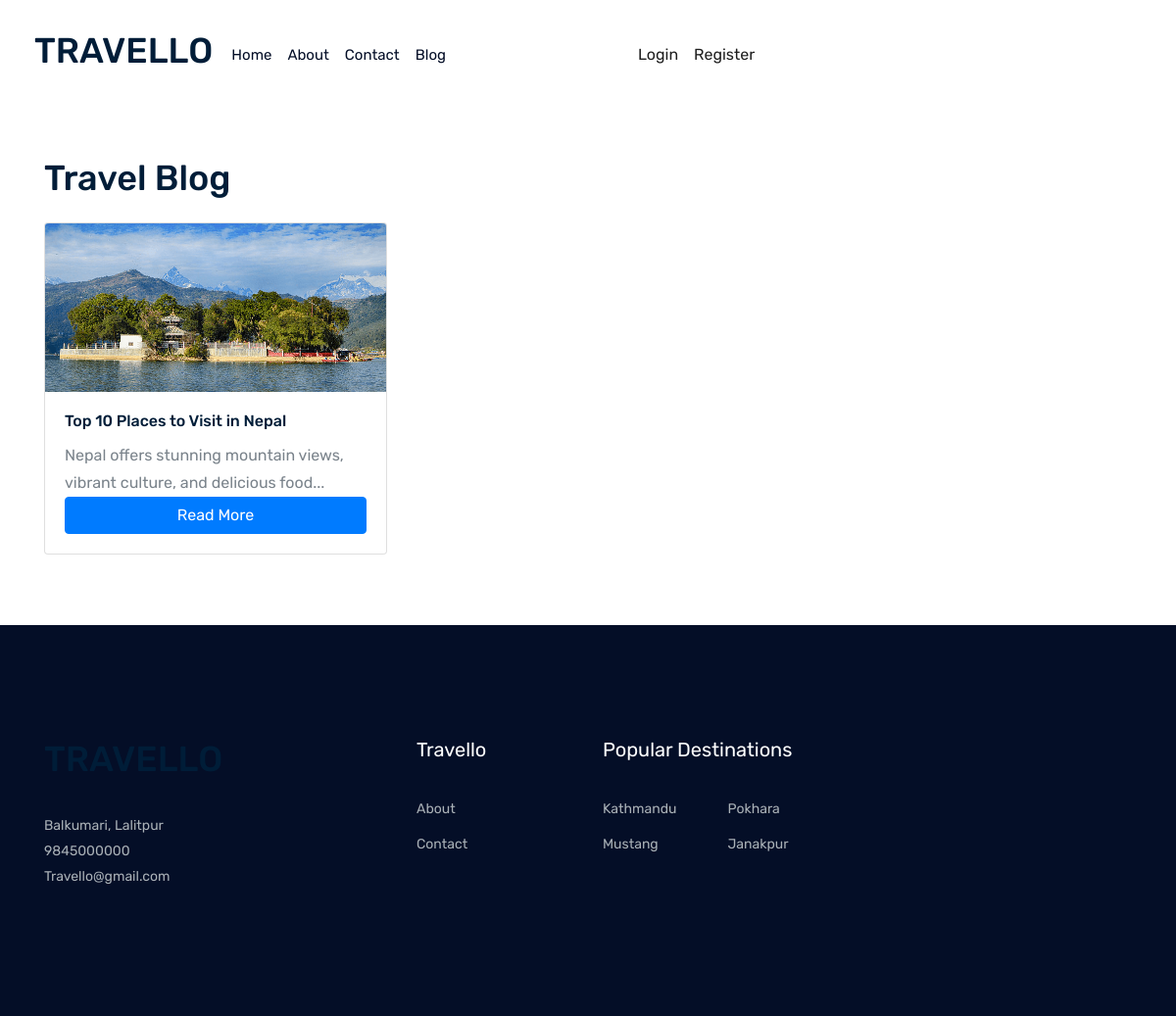
The page /blog/ on the database as committed earlier.
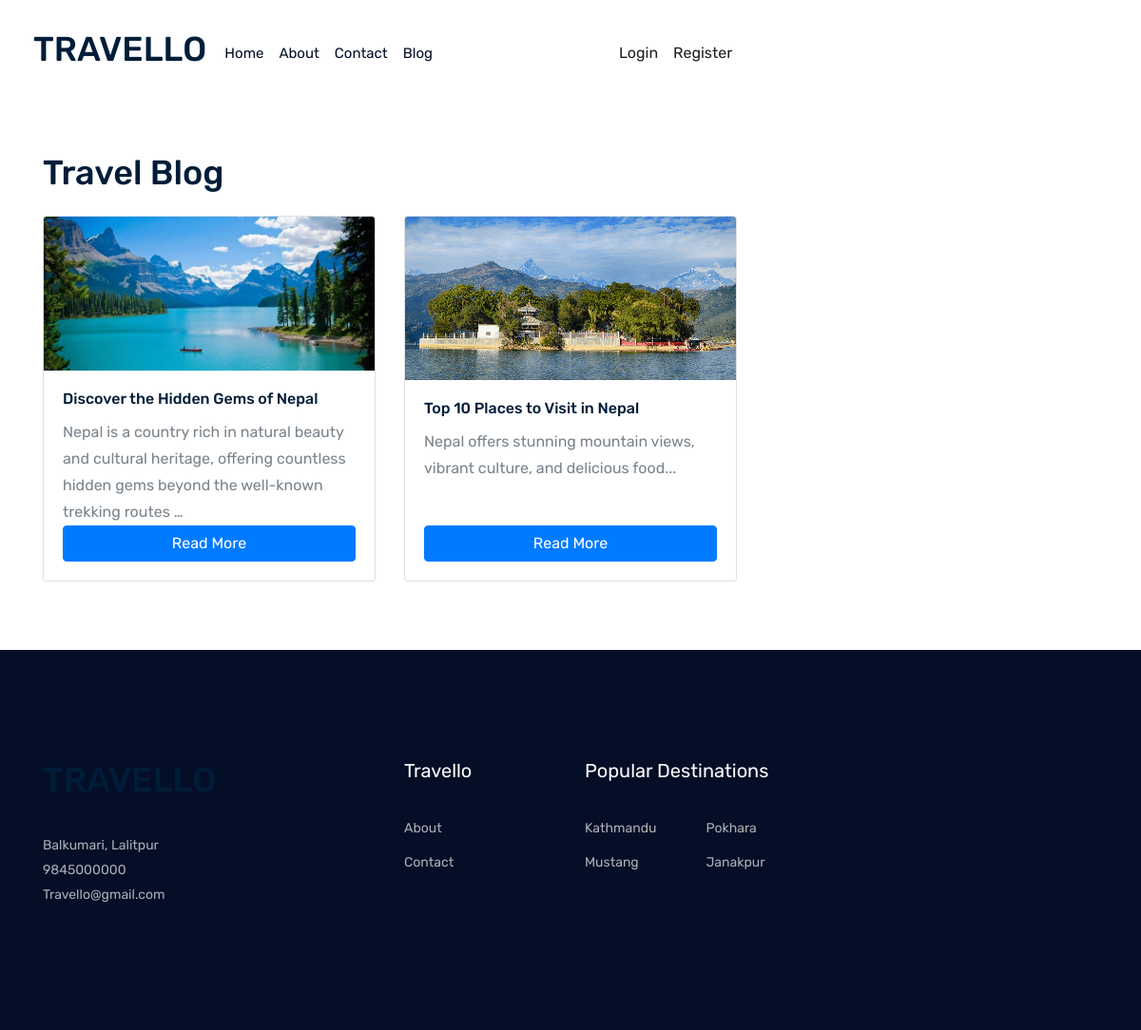
The same page on the database as committed later.
### yatra/models.py (models this page shows, shortened)
class BlogPost(models.Model):
    title = models.CharField(max_length=200)
    slug = models.SlugField(unique=True)  # for URLs
    author = models.ForeignKey(User, on_delete=models.CASCADE)
    content = models.TextField()
    image = models.ImageField(upload_to='blog_images/', blank=True, null=True)
    created_at = models.DateTimeField(default=timezone.now)
    updated_at = models.DateTimeField(auto_now=True)
    published = models.BooleanField(default=True)
    class Meta:
        ordering = ['-created_at']

### yatra/views.py (the view)
# urls.py: path('blog/', views.blog_list, name='blog_list'),
def blog_list(request):
    posts = BlogPost.objects.filter(published=True)
    return render(request, 'blog_list.html', {'posts': posts})

### Templates/blog_list.html (shortened to what this page needs)
{% extends 'main_base.html' %}
{% block content %}
<div class="container my-5">
    <h1 class="mb-4">Travel Blog</h1>
    <div class="row">
        {% for post in posts %}
        <div class="col-md-4 mb-4 d-flex align-items-stretch">
            <div class="card shadow-sm">
                {% if post.image %}
                <img src="{{ post.image.url }}" class="card-img-top" alt="{{ post.title }}">
                {% endif %}
                <div class="card-body d-flex flex-column">
                    <h5 class="card-title">{{ post.title }}</h5>
                    <p class="card-text flex-grow-1">{{ post.content|truncatewords:20 }}</p>
                    <a href="{% url 'blog_detail' post.slug %}" class="btn btn-primary mt-auto">Read More</a>
                </div>
            </div>
        </div>
        {% empty %}
        <div class="col-12">
            <p class="text-muted">No blog posts found.</p>
        </div>
        {% endfor %}
    </div>
</div>
{% endblock %}

Rows that differ between the two databases and show on the page:
added BlogPost: image (picture), title "Discover the Hidden Gems of Nepal", content "Nepal is a country rich in natural beauty and cultural heritage, offering countless hidden gems beyond the well-known trekking routes …"
